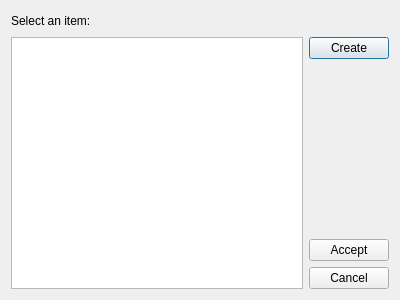
<?xml version="1.0" encoding="UTF-8"?>
<ui version="4.0">
 <class>list_selector</class>
 <widget class="QDialog" name="list_selector">
  <property name="geometry">
   <rect>
    <x>0</x>
    <y>0</y>
    <width>400</width>
    <height>300</height>
   </rect>
  </property>
  <property name="windowTitle">
   <string>Selection</string>
  </property>
  <layout class="QVBoxLayout" name="verticalLayout_2">
   <item>
    <layout class="QHBoxLayout" name="horizontalLayout_2">
     <item>
      <widget class="QLabel" name="label_instruction">
       <property name="text">
        <string>Select an item:</string>
       </property>
      </widget>
     </item>
     <item>
      <spacer name="horizontalSpacer">
       <property name="orientation">
        <enum>Qt::Horizontal</enum>
       </property>
       <property name="sizeHint" stdset="0">
        <size>
         <width>40</width>
         <height>20</height>
        </size>
       </property>
      </spacer>
     </item>
    </layout>
   </item>
   <item>
    <layout class="QHBoxLayout" name="horizontalLayout">
     <item>
      <widget class="QListView" name="list">
       <property name="editTriggers">
        <set>QAbstractItemView::NoEditTriggers</set>
       </property>
      </widget>
     </item>
     <item>
      <layout class="QVBoxLayout" name="verticalLayout">
       <item>
        <widget class="QPushButton" name="pbutton_create">
         <property name="text">
          <string>Create</string>
         </property>
        </widget>
       </item>
       <item>
        <spacer name="verticalSpacer">
         <property name="orientation">
          <enum>Qt::Vertical</enum>
         </property>
         <property name="sizeHint" stdset="0">
          <size>
           <width>20</width>
           <height>40</height>
          </size>
         </property>
        </spacer>
       </item>
       <item>
        <widget class="QPushButton" name="pbutton_accept">
         <property name="text">
          <string>Accept</string>
         </property>
        </widget>
       </item>
       <item>
        <widget class="QPushButton" name="pbutton_cancel">
         <property name="text">
          <string>Cancel</string>
         </property>
        </widget>
       </item>
      </layout>
     </item>
    </layout>
   </item>
  </layout>
 </widget>
 <resources/>
 <connections/>
</ui>
